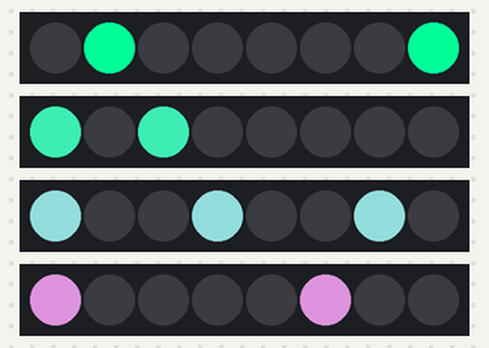
A sketch run on a simulated ESP32. On the bench: 4 × 8 RGB LEDs in strip order, left to right. Dim RGB values are drawn brighter than linear; random numbers use the default seed unless the sketch sets one.

Above: at 0.1 s.
At 4.93 s:
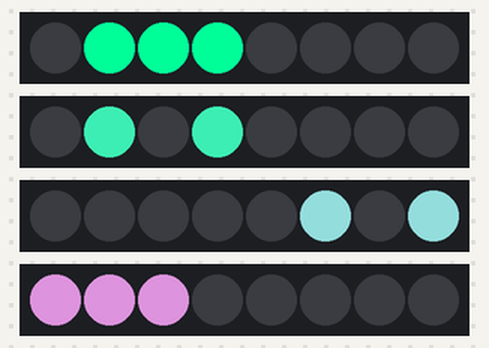
At 9.96 s:
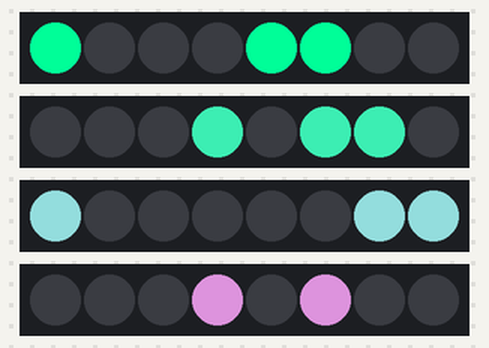
At 19.82 s:
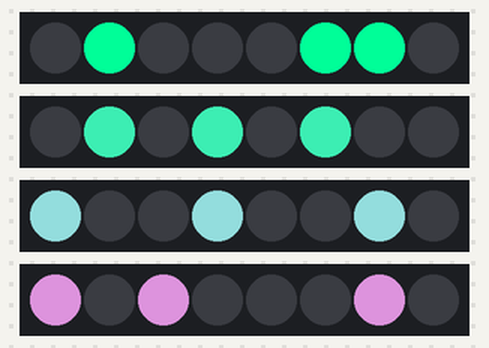
At 29.68 s:
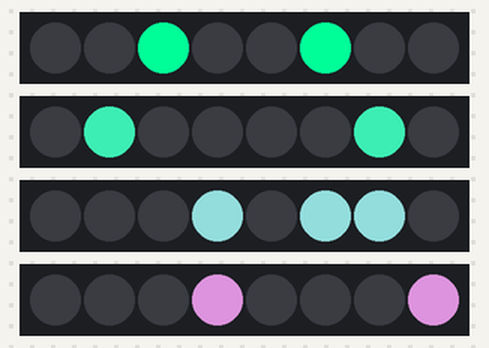
At 39.75 s:
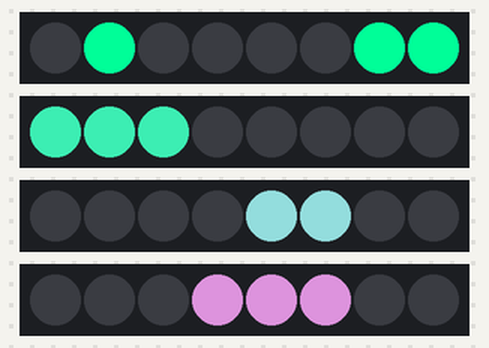
Timing chart, 0 to 40.0 s (numbered marks = the images above):
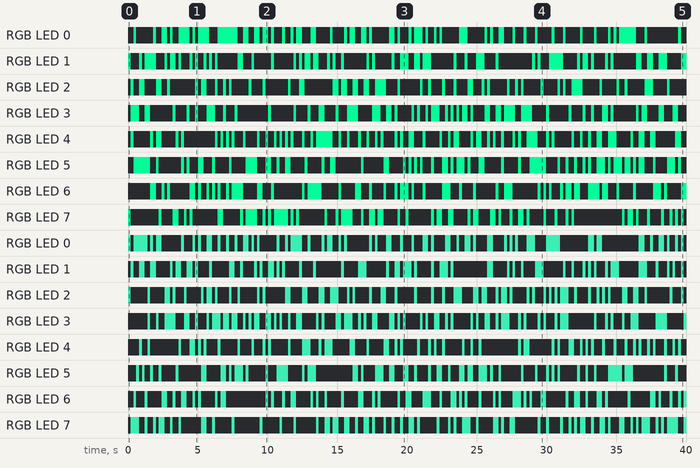

The sketch:

quickesp32boardcheck.ino
```cpp
// TWINKLING Simple program to control an RGB LED light using the Neopixel library
// Adapted from NeoPixel Ring simple sketch (c) 2013 Shae Erisson under the GPLv3

#include <Adafruit_NeoPixel.h>

// Which pin on the Arduino is connected to the NeoPixels?
const int LEDPINS[] = {26,25,27,33}; // board labels A0,A1,27,33

// How many NeoPixels are attached to the Arduino?
int NUMPIXELS = 8;

// When we setup the NeoPixel library, we tell it how many pixels, and which pin to use to send signals.
Adafruit_NeoPixel ledstrips[4];

int delayval = 200; // delay for half a second

int method = 1;
bool faster = true;

void setup() {
  for (int i = 0; i < 4; i++){
    ledstrips[i] = Adafruit_NeoPixel(NUMPIXELS, LEDPINS[i], NEO_GRB + NEO_KHZ800);
  }
  for (int i = 0; i < 4; i++){
    ledstrips[i].begin(); // This initializes the NeoPixel library.
  }
}

void loop() {

  // For a set of NeoPixels the first NeoPixel is 0, second is 1, all the way up to the count of pixels minus one.

    for (int i = 0; i < 4; i++){
    ledstrips[i].clear();
    ledstrips[i].setPixelColor(floor(random(0,8)), ledstrips[i].Color(i*50,250-(i*50),150));
    ledstrips[i].setPixelColor(floor(random(0,8)), ledstrips[i].Color(i*50,250-(i*50),150));
    ledstrips[i].setPixelColor(floor(random(0,8)), ledstrips[i].Color(i*50,250-(i*50),150));
    ledstrips[i].show(); // This sends the updated pixel color to the hardware.
    }

    delay(delayval); // Delay for a period of time (in milliseconds).

}
```

Measured:
- by itself, RGB LED 0: off → RGB(0, 250, 150) at 0.40 s, → off 0.20 s later, → RGB(0, 250, 150) 1.2 s later, → off 0.20 s later, … (88 changes in this stretch)
- by itself, RGB LED 5: off → RGB(0, 250, 150) at 0.40 s, → off 1.2 s later, → RGB(0, 250, 150) 0.40 s later, → off 0.20 s later, … (86 changes in this stretch)
